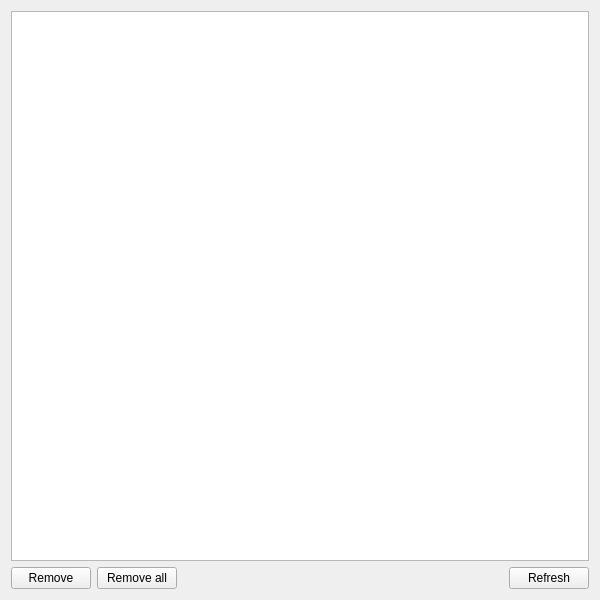
<?xml version="1.0" encoding="UTF-8"?>
<ui version="4.0">
 <class>SettingsWidget</class>
 <widget class="QWidget" name="SettingsWidget">
  <property name="geometry">
   <rect>
    <x>0</x>
    <y>0</y>
    <width>600</width>
    <height>600</height>
   </rect>
  </property>
  <property name="windowTitle">
   <string>Settings Editor</string>
  </property>
  <layout class="QVBoxLayout" name="verticalLayout">
   <item>
    <widget class="QTreeView" name="treeView">
     <property name="editTriggers">
      <set>QAbstractItemView::DoubleClicked|QAbstractItemView::EditKeyPressed</set>
     </property>
    </widget>
   </item>
   <item>
    <layout class="QHBoxLayout" name="horizontalLayout">
     <item>
      <widget class="QPushButton" name="removeButton">
       <property name="toolTip">
        <string>Remove selected row</string>
       </property>
       <property name="text">
        <string>Remove</string>
       </property>
      </widget>
     </item>
     <item>
      <widget class="QPushButton" name="removeAllButton">
       <property name="toolTip">
        <string>Clears settings</string>
       </property>
       <property name="text">
        <string>Remove all</string>
       </property>
      </widget>
     </item>
     <item>
      <spacer name="horizontalSpacer">
       <property name="orientation">
        <enum>Qt::Horizontal</enum>
       </property>
       <property name="sizeHint" stdset="0">
        <size>
         <width>40</width>
         <height>20</height>
        </size>
       </property>
      </spacer>
     </item>
     <item>
      <widget class="QPushButton" name="refreshButton">
       <property name="toolTip">
        <string>Refreshes tree view, synchronising it with settings</string>
       </property>
       <property name="text">
        <string>Refresh</string>
       </property>
      </widget>
     </item>
    </layout>
   </item>
  </layout>
 </widget>
 <resources/>
 <connections/>
</ui>
